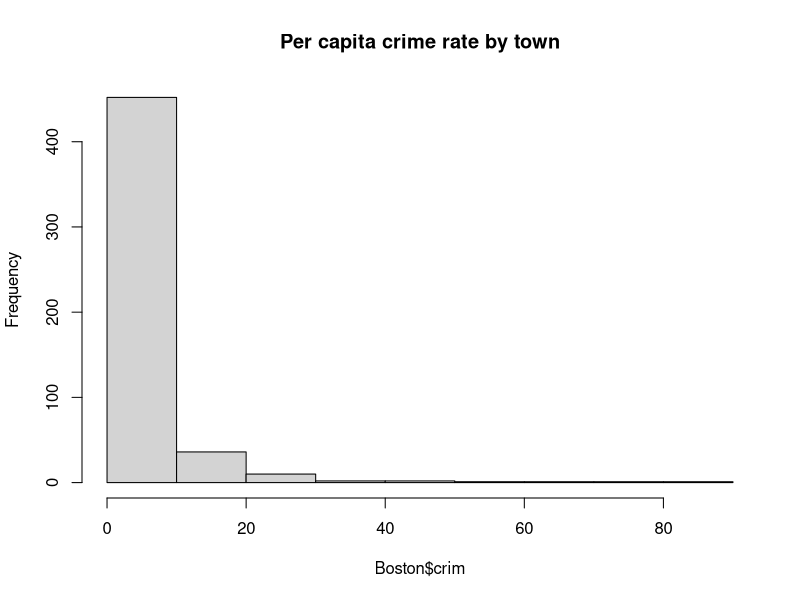
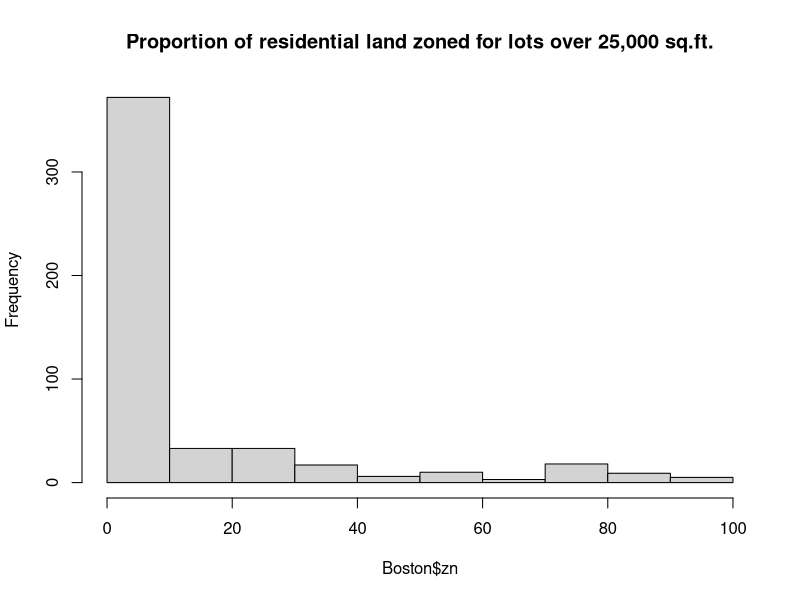
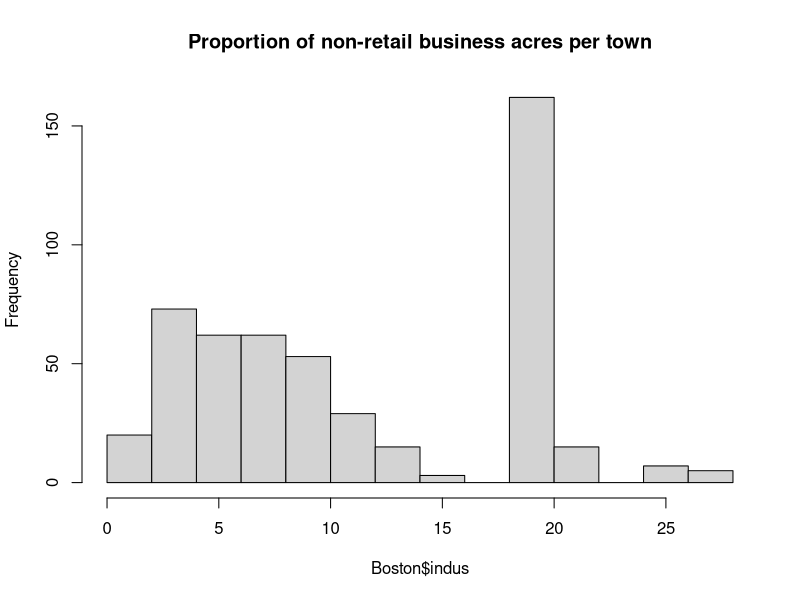
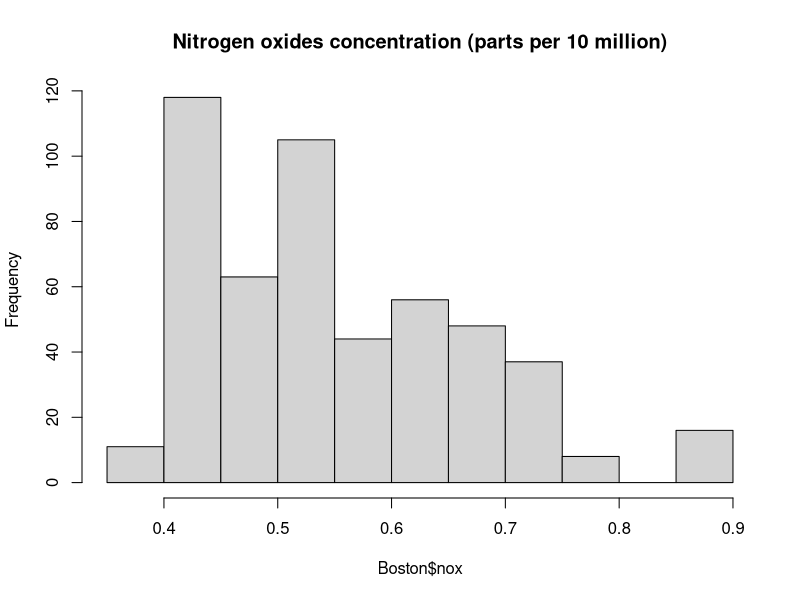
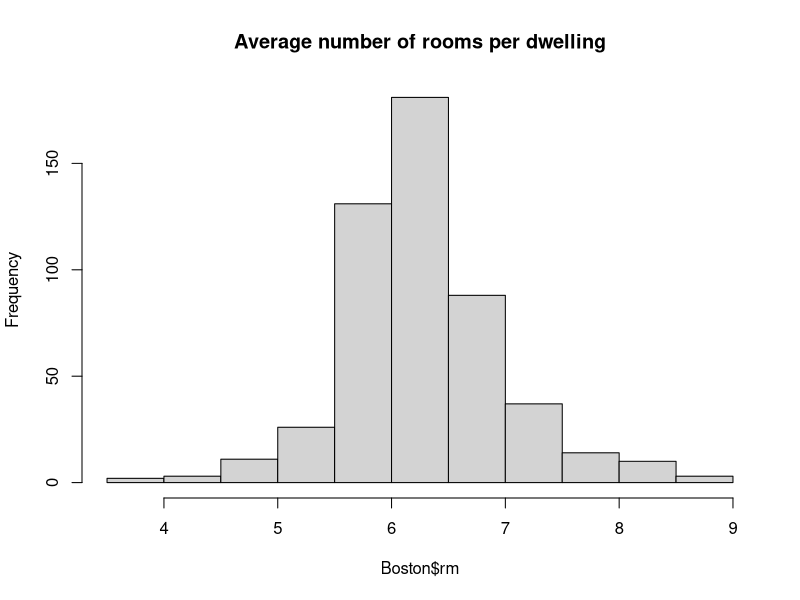
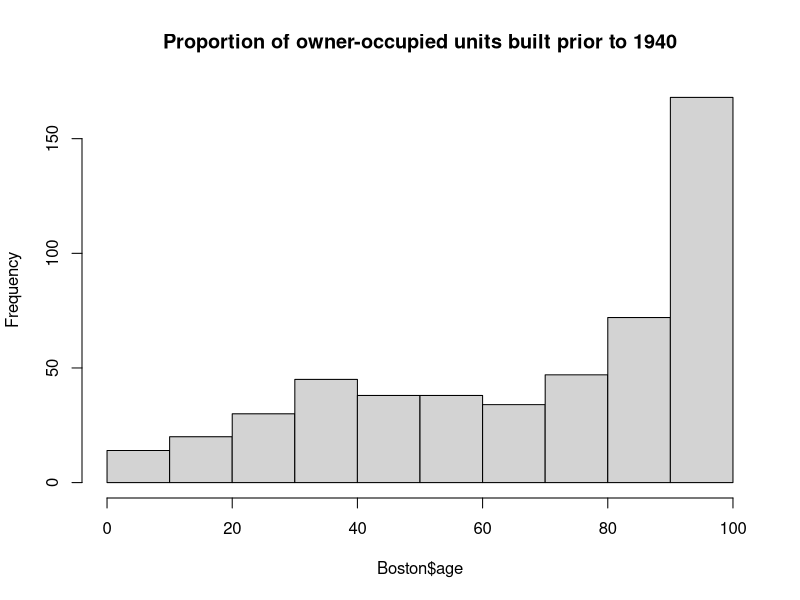
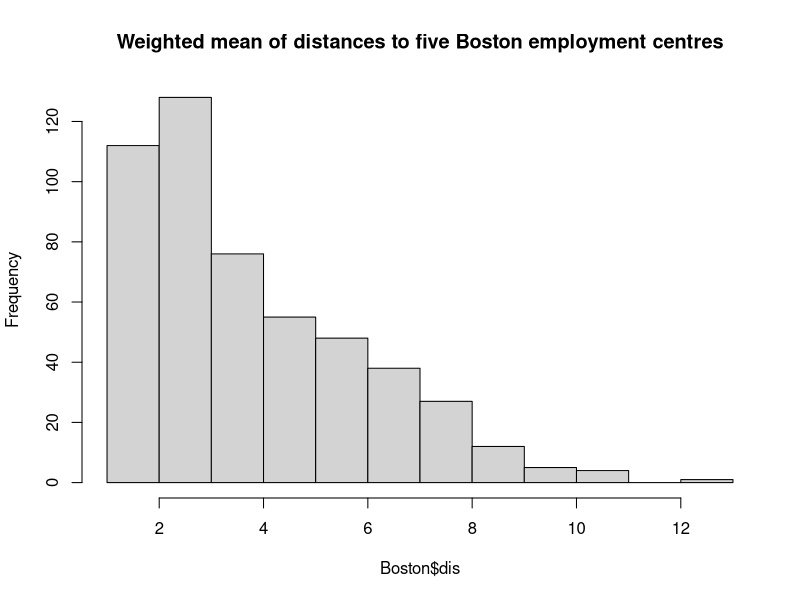
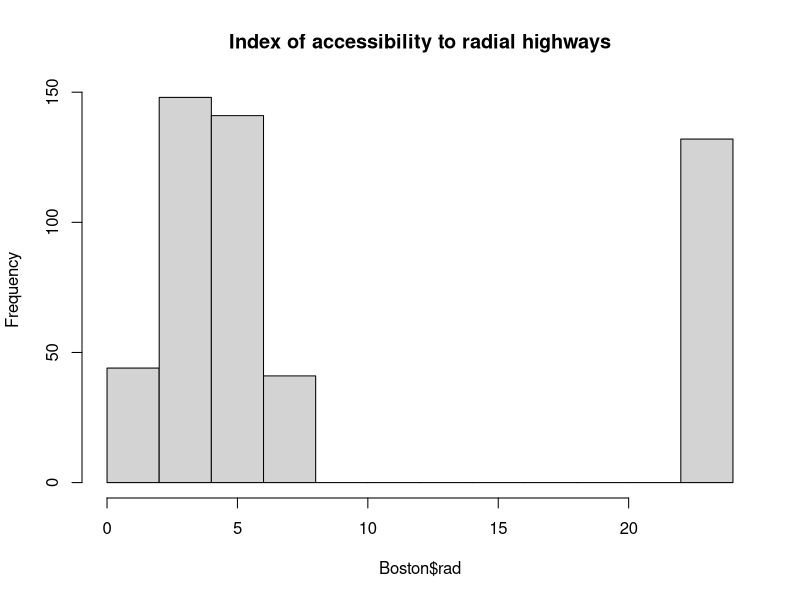

The R source for these figures, in order:
## ---- chunk 1
library(MASS) #accessing the MASS package
data("Boston") #loading the data
str(Boston) #structure
dim(Boston) #dimensions
## ---- chunk 2
library("GGally") #access to the GGally library and the ggpairs() function

#Histograms of the continuous variables:
hist(Boston$crim,main="Per capita crime rate by town")
hist(Boston$zn,main="Proportion of residential land zoned for lots over 25,000 sq.ft.")
hist(Boston$indus,main="Proportion of non-retail business acres per town")
hist(Boston$nox,main="Nitrogen oxides concentration (parts per 10 million)")
hist(Boston$rm,main="Average number of rooms per dwelling")
hist(Boston$age,main="Proportion of owner-occupied units built prior to 1940")
hist(Boston$dis,main="Weighted mean of distances to five Boston employment centres")
hist(Boston$rad,main="Index of accessibility to radial highways")
hist(Boston$tax,main="Full-value property-tax rate per $10,000")
hist(Boston$ptratio,main="Pupil-teacher ratio by town")
hist(Boston$black,main="1000(Bk - 0.63)^2 where Bk is the proportion of blacks by town")
hist(Boston$lstat,main="Lower status of the population (percent)")
hist(Boston$medv,main="Median value of owner-occupied homes in $1000s")

#Summaries of the variables:
summary(Boston)

#Correlations between the variables:
matrix <- ggpairs(Boston, mapping = aes(alpha = 0.3), lower = list(combo = wrap("facethist", bins = 20)))
matrix

## ---- chunk 3
#Inspecting more closely the relationships between specific promising variables (vars showing good correlation with other vars):
promise <- c(Boston$zn, Boston$indus, Boston$nox, Boston$rm, Boston$ptratio, Boston$lstat)
matrix2 <- ggpairs(Boston, columns=2:11, mapping = aes(alpha = 0.3), lower = list(combo = wrap("facethist", bins = 20)))
matrix2
## ---- chunk 4
#Positioning each variable so on the x axis that the mean is 0 -> saving to an object:
Boston_scaled <- scale(Boston)

#Summaries of the scaled vars:
summary(Boston_scaled)

#Changing the object to a data frame:
Boston_scaled <- as.data.frame(Boston_scaled)

## ---- chunk 5
#Creating a categorical variable of the crime rate using the quantiles as the break points:
quantile_vector <- quantile(Boston_scaled$crim) #creating a vector for the quantiles
quantile_vector #checking the break points
crime_categ <- cut(Boston_scaled$crim, breaks = quantile_vector, include.lowest = TRUE) #Creating the new var with 4 levels

#Dropping the old continuous crime rate var ("crim") from the dataset and adding the new categorical one ("crime_categ"):
Boston_scaled <- dplyr::select(Boston_scaled, -crim)
Boston_scaled <- data.frame(Boston_scaled, crime_categ)
summary(Boston_scaled)
## ---- chunk 6
row_n <- nrow(Boston_scaled)  #saving the number of rows
chosen_rows <- sample(row_n, size = row_n * 0.8) #Choosing randomly 80% of the rows

#Dividing the data set to train and test sets:
train <- Boston_scaled[chosen_rows,]
test <- Boston_scaled[-chosen_rows,]
## ---- chunk 7
library(dplyr)

lda.fit <- lda(crime_categ ~ ., data = train) #Using the train set for the analysis
lda.fit

## ---- chunk 8
#The function for lda biplot arrows:
lda.arrows <- function(x, myscale = 1, arrow_heads = 0.1, color = "red", tex = 0.75, choices = c(1,2)){
  heads <- coef(x)
  arrows(x0 = 0, y0 = 0, 
         x1 = myscale * heads[,choices[1]], 
         y1 = myscale * heads[,choices[2]], col=color, length = arrow_heads)
  text(myscale * heads[,choices], labels = row.names(heads), 
       cex = tex, col=color, pos=3)
}

classes <- as.numeric(train$crime_categ)  #targeting classes as numeric

plot(lda.fit, dimen = 2, col = classes, pch = classes)
lda.arrows(lda.fit, myscale =1)
           
## ---- chunk 9
#Saving the crime categories from the test subset as correct classes and then removing these categories from the test data:
correct_categ <- test$crime_categ
correct_categ #checking the saved categories
test <- dplyr::select(test, -crime_categ)

#Predicting the classes (crime categories) using the LDA model:
lda.pred <- predict(lda.fit, newdata = test)  #saving the predictions into a new object

table(correct = correct_categ, predicted = lda.pred$class)

## ---- chunk 10
#Reloading and standardizing the Boston dataset
data("Boston") #loading the data, MASS package available

#Positioning each variable so on the x axis that the mean is 0 -> saving to an object:
Boston_scaled2 <- scale(Boston)

#Summaries of the scaled vars:
summary(Boston_scaled2)

#Changing the object to a data frame:
Boston_scaled2 <- as.data.frame(Boston_scaled2)

#Calculating the distances (similarity/dissimilarity) between observations)
dist_eu <- dist(Boston_scaled2)  #euclidean distance matrix calculates the usual distance between two vectors
dist_man <- dist(Boston_scaled2, method = "manhattan")  #manhattan distance matrix calculates the absolute distance between two vectors

summary(dist_man)

#Running k-means algorithm as a clustering method

km <-kmeans(Boston_scaled2, centers = 3) #k-means clustering

pairs(Boston_scaled2[1:5], col = km$cluster) #plotting the Boston dataset with clusters
pairs(Boston_scaled2[6:10], col = km$cluster)
pairs(Boston_scaled2[11:14], col = km$cluster)
